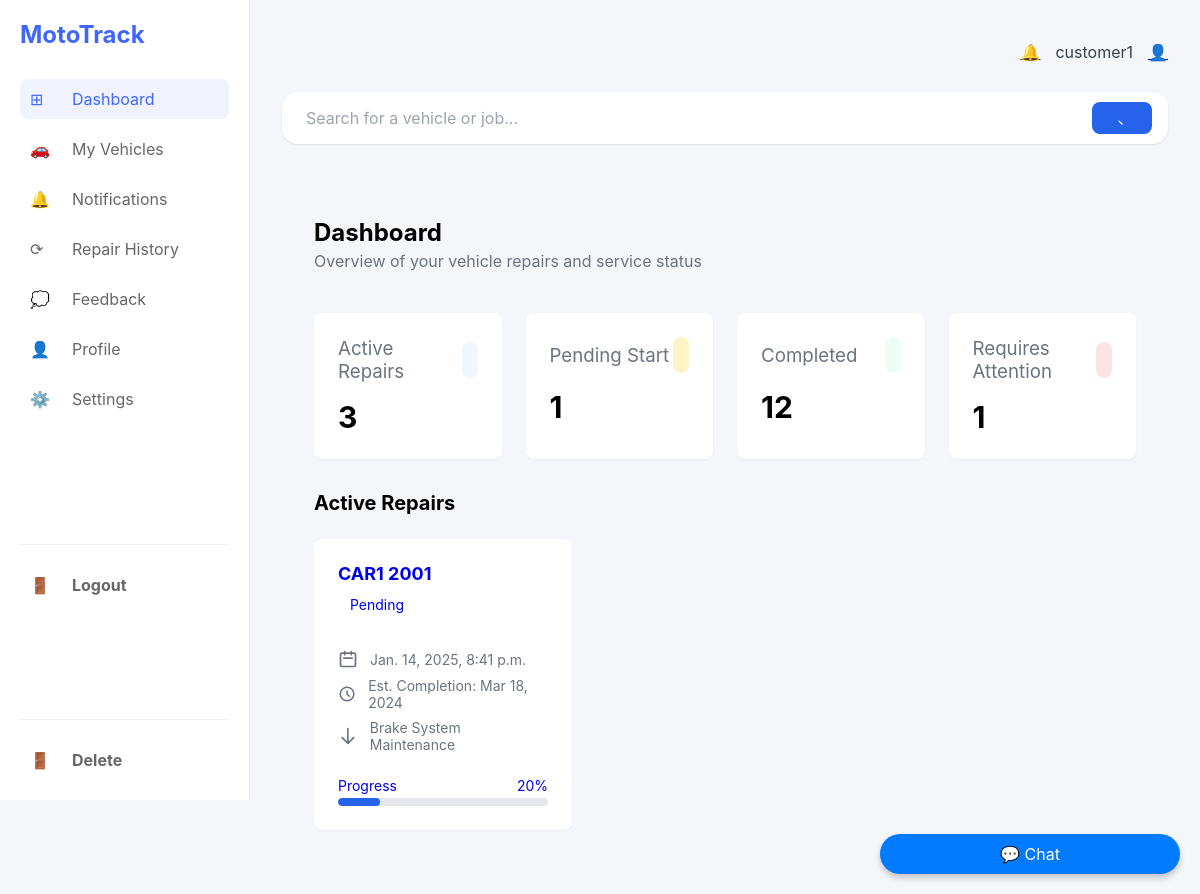
The app's page /vehicles/dashboard/ (signed in), older data.
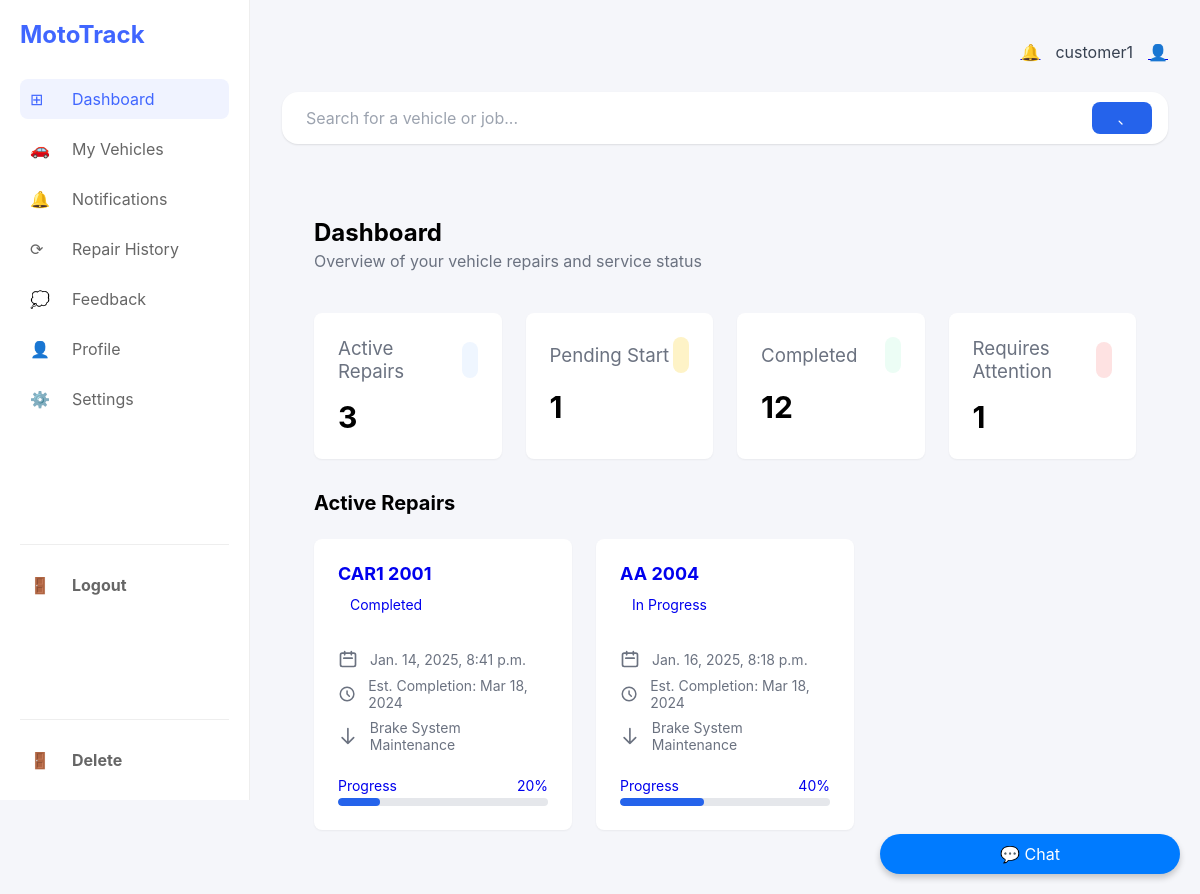
The same page, newer data.
### vehicles/models.py (models this page shows, shortened)
class Vehicle(models.Model):
    owner = models.ForeignKey(settings.AUTH_USER_MODEL, on_delete=models.CASCADE, related_name="vehicles")
    service_adviser = models.ForeignKey(settings.AUTH_USER_MODEL, on_delete=models.CASCADE, related_name="service_adviser")
    registration_number = models.CharField(max_length=50, unique=True)
    make = models.CharField(max_length=100)
    model = models.CharField(max_length=100)
    vin = models.CharField(max_length=100)
    plate = models.CharField(max_length=50)
    year = models.PositiveIntegerField()
    color = models.CharField(max_length=50)
    condition = models.TextField(max_length=500)
    concern = models.TextField(default='None', max_length=1000)
    status = models.CharField(max_length=50, choices=STATUS_CHOICES, default='Pending')
    progress = models.PositiveIntegerField(default=0)
    created_at = models.DateTimeField(auto_now_add=True)
    updated_at = models.DateTimeField(auto_now=True)

### vehicles/views.py (the view)
# urls.py: path('dashboard/', views.userDashboard, name='vehicle-dashboard'),
@login_required(login_url='login')
@role_required('customer')
def userDashboard(request):
    page= request.GET.get('page')
    results = 3
    search_query, vehicles = searchQuery(request, user_type='owner')
    custom_range, vehicles = paginatePage(vehicles, results, page)
    context = {'vehicles': vehicles,
               'search_query': search_query, 'custom_range': custom_range}
    return render(request, 'vehicle-dashboard.html', context)

### users/views.py (called while the page is built)
def role_required(required_role):
    def decorator(view_func):
        @wraps(view_func)
        def _wrapped_view(request, *args, **kwargs):
            if request.user.is_authenticated and request.user.customerprofile.role == required_role:
                return view_func(request, *args, **kwargs)
            return HttpResponseForbidden("You do not have permission to access this page.")
        return _wrapped_view
    return decorator

### vehicles/utils.py (called while the page is built, shortened)
def searchQuery(request, user_type='owner'):
    search_query = ''
    if request.GET.get('search_query'):
        search_query = request.GET.get('search_query')
    if user_type == 'owner':
        vehicles = Vehicle.objects.filter(
        Q(owner=request.user) &
            (
            Q(make__icontains=search_query) |
            Q(model__icontains=search_query)
            )
        )
    return search_query, vehicles

### templates/vehicle-dashboard.html (shortened to what this page needs)
{% extends 'user-main.html' %}
{% load static %}
{% block styles %}
{{ block.super }}
<link rel="stylesheet" href="{% static 'styles/vehicle-dashboard.css' %}">
{% endblock styles %}
{% block content %}
<form id="searchForm" class="search-bar" method="get" action="{% url 'vehicle-dashboard' %}">
    <input
        type="text"
        placeholder="Search for a vehicle or job..."
        name="search_query"
        aria-label="Search"
        value="{{ search_query }}"
    />
    <button type="submit">
        <svg class="icon" viewBox="0 0 24 24">
            <path d="M21 21l-4.35-4.35m0 0A7.5 7.5 0 1016.65 16.65z"/>
        </svg>
    </button>
</form>
<main class="main-content">
    <header class="header">
        <div class="header-title">
            <h2>Dashboard</h2>
            <p>Overview of your vehicle repairs and service status</p>
        </div>
    </header>
    <div class="stats-grid">
        <div class="stat-card">
            <div class="stat-header">
                <h3>Active Repairs</h3>
                <span class="stat-icon blue">
                </span>
            </div>
            <p class="stat-value">3</p>
        </div>
        <div class="stat-card">
            <div class="stat-header">
                <h3>Pending Start</h3>
                <span class="stat-icon yellow">
                </span>
            </div>
            <p class="stat-value">1</p>
        </div>
        <div class="stat-card">
            <div class="stat-header">
                <h3>Completed</h3>
                <span class="stat-icon green">
                </span>
            </div>
            <p class="stat-value">12</p>
        </div>
        <div class="stat-card">
            <div class="stat-header">
                <h3>Requires Attention</h3>
                <span class="stat-icon red">
                </span>
            </div>
            <p class="stat-value">1</p>
        </div>
    </div>
    <section class="repairs-section">
        <h3>Active Repairs</h3>
        <div class="repairs-grid">
            {% for vehicle in vehicles %}
            <a href="{% url 'vehicles-details' vehicle.id %}" class="repair-card">
                <h4>{{ vehicle.make }} {{ vehicle.year }}</h4>
                <span class="status-badge in-progress">{{ vehicle.status }}</span>
                <div class="repair-details">
                    <div class="detail-item">
                        <svg class="icon" viewBox="0 0 24 24">
                            <path d="M8 7V3m8 4V3m-9 8h10M5 21h14a2 2 0 002-2V7a2 2 0 00-2-2H5a2 2 0 00-2 2v12a2 2 0 002 2z"/>
                        </svg>
                        {{ vehicle.created_at }}
                    </div>
                    <div class="detail-item">
                        <svg class="icon" viewBox="0 0 24 24">
                            <path d="M12 8v4l3 3m6-3a9 9 0 11-18 0 9 9 0 0118 0z"/>
                        </svg>
                        Est. Completion: Mar 18, 2024
                    </div>
                    <div class="detail-item">
                        <svg class="icon" viewBox="0 0 24 24">
                            <path d="M19 14l-7 7m0 0l-7-7m7 7V3"/>
                        </svg>
                        Brake System Maintenance
                    </div>
                </div>
                <div class="progress-bar">
                    <div class="progress-label">
                        <span>Progress</span>
                        <span>{{ vehicle.progress }}%</span>
                    </div>
                    <div class="progress-track">
                        <div class="progress-fill" style="width: {{ vehicle.progress }}%"></div>
                    </div>
                </div>
            </a>
            {% endfor %}
        </div>
    </section>
</main>
{% endblock content %}

Row changes from the older to the newer data that the page shows:
changed Vehicle "CAR1": status "Pending" → "Completed"
added Vehicle: make "AA", year "2004", status "In Progress", created_at "Jan. 16, 2025, 8:18 p.m.", progress "40"
